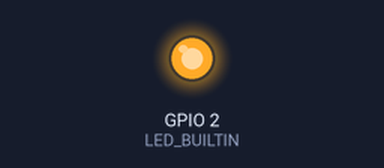
A sketch run on a simulated ESP32. Parts: output pins drawn as LEDs (lit = HIGH). No radio packets arrive unless stated; what the sketch prints to the serial monitor is not drawn.

Above: at 0.05 s.
At 5.0 s:
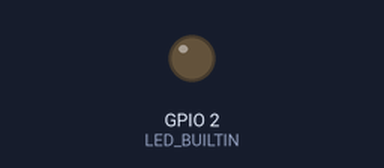
Timing chart, 0 to 13.1 s (numbered marks = the images above):
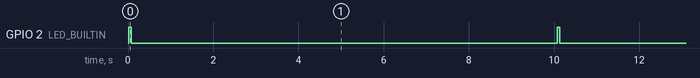

Measured:
- by itself, GPIO 2 (LED_BUILTIN): alternates HIGH for 0.06 s and LOW for 10.0 s

The sketch:

LoRaSenderESP32.ino
```cpp
#include <SPI.h>
#include <LoRa.h>

#define LORA_PIN_SS     16 // pin 27, IO16
#define LORA_PIN_RESET  -1
#define LORA_PIN_DIO0   26 // pin 11, IO26

#define RXD1 25
#define TXD1 27

int counter = 0;

void setup() {

  pinMode(LED_BUILTIN, OUTPUT);

  Serial.begin(115200);
  while (!Serial);

  Serial1.begin(115200, SERIAL_8N1, RXD1, TXD1);

  Serial.println("LoRa Sender");

  LoRa.setPins(LORA_PIN_SS, LORA_PIN_RESET, LORA_PIN_DIO0);
  if (!LoRa.begin(868.1E6)) {
    Serial.println("Starting LoRa failed!");
    while (1);
  }
}

void loop() {
  digitalWrite(LED_BUILTIN, HIGH);
  Serial1.println("Writing something to serial port 1");

  Serial.print("Sending packet: ");
  Serial.println(counter);

  // send packet
  LoRa.beginPacket();
  LoRa.print("hello ");
  LoRa.print(counter);
  LoRa.endPacket();

  counter++;

  digitalWrite(LED_BUILTIN, LOW);
  delay(10000);

}
```
